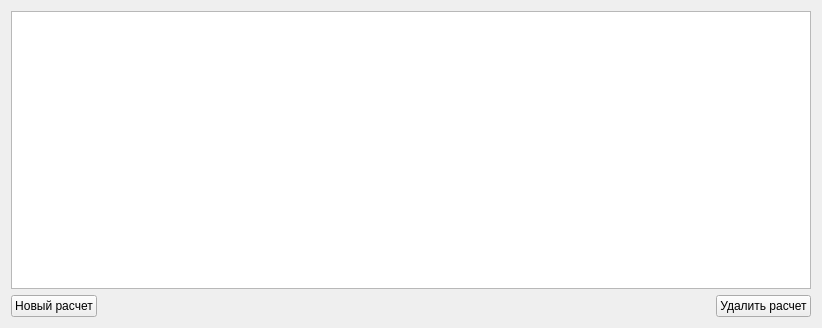
<?xml version="1.0" encoding="UTF-8"?>
<ui version="4.0">
 <class>Form</class>
 <widget class="QWidget" name="Form">
  <property name="geometry">
   <rect>
    <x>0</x>
    <y>0</y>
    <width>822</width>
    <height>328</height>
   </rect>
  </property>
  <property name="windowTitle">
   <string>Form</string>
  </property>
  <layout class="QGridLayout" name="gridLayout">
   <item row="0" column="0" colspan="11">
    <widget class="QTableView" name="tableView">
     <property name="sizePolicy">
      <sizepolicy hsizetype="Preferred" vsizetype="Expanding">
       <horstretch>0</horstretch>
       <verstretch>0</verstretch>
      </sizepolicy>
     </property>
     <property name="frameShadow">
      <enum>QFrame::Shadow::Plain</enum>
     </property>
     <property name="midLineWidth">
      <number>1</number>
     </property>
     <property name="selectionMode">
      <enum>QAbstractItemView::SelectionMode::SingleSelection</enum>
     </property>
     <property name="selectionBehavior">
      <enum>QAbstractItemView::SelectionBehavior::SelectRows</enum>
     </property>
     <attribute name="horizontalHeaderDefaultSectionSize">
      <number>200</number>
     </attribute>
     <attribute name="horizontalHeaderShowSortIndicator" stdset="0">
      <bool>true</bool>
     </attribute>
     <attribute name="verticalHeaderDefaultSectionSize">
      <number>28</number>
     </attribute>
     <attribute name="verticalHeaderShowSortIndicator" stdset="0">
      <bool>false</bool>
     </attribute>
    </widget>
   </item>
   <item row="1" column="0">
    <widget class="QPushButton" name="newCalculationButton">
     <property name="maximumSize">
      <size>
       <width>300</width>
       <height>16777215</height>
      </size>
     </property>
     <property name="text">
      <string>Новый расчет</string>
     </property>
     <property name="icon">
      <iconset theme="list-add"/>
     </property>
     <attribute name="buttonGroup">
      <string notr="true">buttonGroup</string>
     </attribute>
    </widget>
   </item>
   <item row="1" column="10">
    <widget class="QPushButton" name="deleteCalculationButton">
     <property name="enabled">
      <bool>true</bool>
     </property>
     <property name="maximumSize">
      <size>
       <width>300</width>
       <height>16777215</height>
      </size>
     </property>
     <property name="text">
      <string>Удалить расчет</string>
     </property>
     <property name="icon">
      <iconset theme="application-exit"/>
     </property>
     <attribute name="buttonGroup">
      <string notr="true">buttonGroup</string>
     </attribute>
    </widget>
   </item>
  </layout>
 </widget>
 <resources/>
 <connections/>
 <buttongroups>
  <buttongroup name="buttonGroup"/>
 </buttongroups>
</ui>
